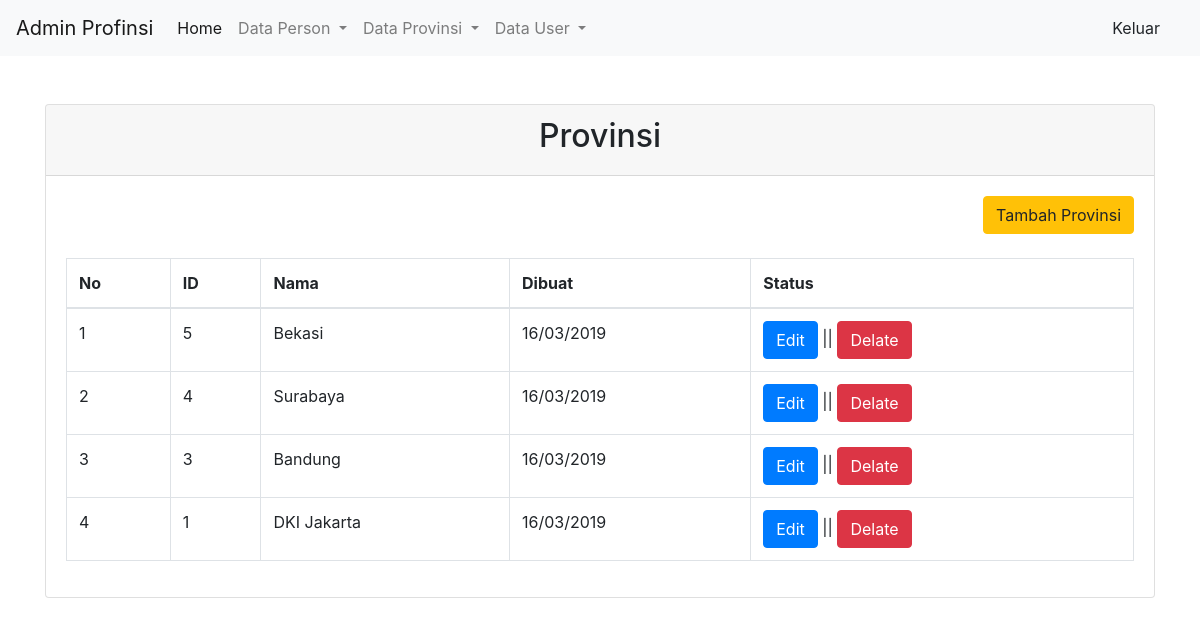
The app's page /admin/dashboard.php?pg=provinsi (signed in) with its own data.
### tables this page shows
CREATE TABLE `m_regions` (
  `id` int(11) NOT NULL,
  `name` varchar(50) NOT NULL,
  `created_at` timestamp NOT NULL DEFAULT CURRENT_TIMESTAMP ON UPDATE CURRENT_TIMESTAMP
);

### admin/content/provinsi.php (the view)
<?php
include '../koneksi/koneksi.php';
$query 	= mysqli_query($koneksi,"SELECT * FROM m_regions ORDER BY id DESC");
?>
<div class="card">
	<div class="card-header">
		<h2>Provinsi</h2>
	</div>
	<div class="card-body">
		<div align="right">
			<a href="?pg=tambah-provinsi" class="btn btn-warning mb-4 left">Tambah Provinsi</a>
		</div>
		<table class="table table-bordered">
			<thead>
				<tr>
					<th>No</th>
					<th>ID</th>
					<th>Nama </th>
					<th>Dibuat</th>
					<th>Status</th>
				</tr>
			</thead>
			<tbody>
				<?php $no=1;   while($row = mysqli_fetch_assoc($query)){ ?>
					<tr>
						<td><?php echo $no++ ?></td>
						<td><?php echo $row['id'] ?></td>
						<td><?php echo $row['name'] ?></td>
						<td><?php echo date('d/m/Y',strtotime($row['created_at'])) ?>
						</td>
						<td>
							<a class="btn btn-primary btn-xs" href="?pg=ubah-provinsi&edit= <?php echo  $row['id']?>" target="balank">Edit</a> ||
							<a class="btn btn-danger btn-xs" href="?pg=hapus-provinsi&delete= <?php echo  $row['id']?>" onclick="return confirm('apakah anda yakin menghapus data ini')" >Delate</a>
						</td>
					</tr>
				<?php }?>
			</tbody>
		</table>
	</div>
</div>

### assets/css/style.css (style rules this page uses)
.card .card-header h2 { text-align: center; }

### records on screen
m_regions: id "5", name "Bekasi", created_at "16/03/2019"
m_regions: id "4", name "Surabaya", created_at "16/03/2019"
m_regions: id "3", name "Bandung", created_at "16/03/2019"
m_regions: id "1", name "DKI Jakarta", created_at "16/03/2019"
